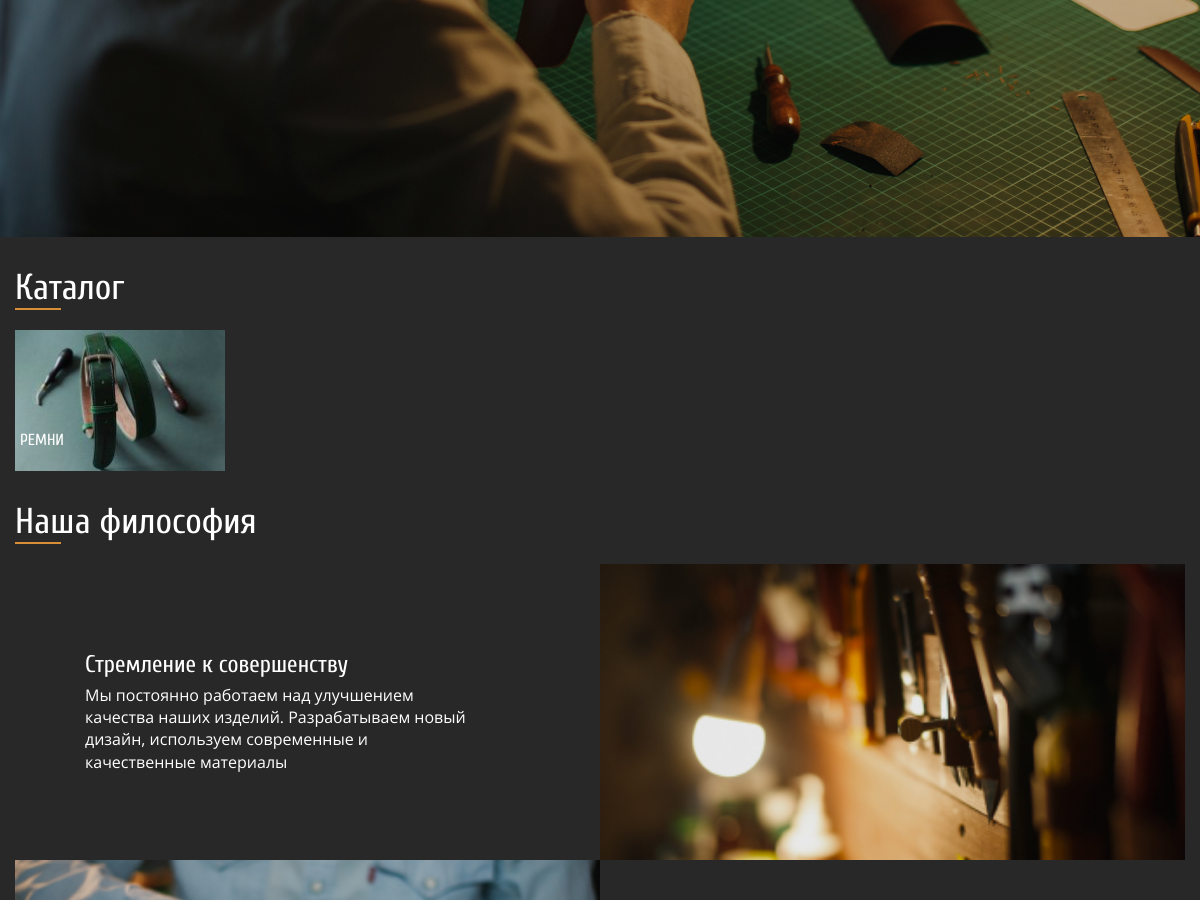
Before: / (middle part) with the older database file.
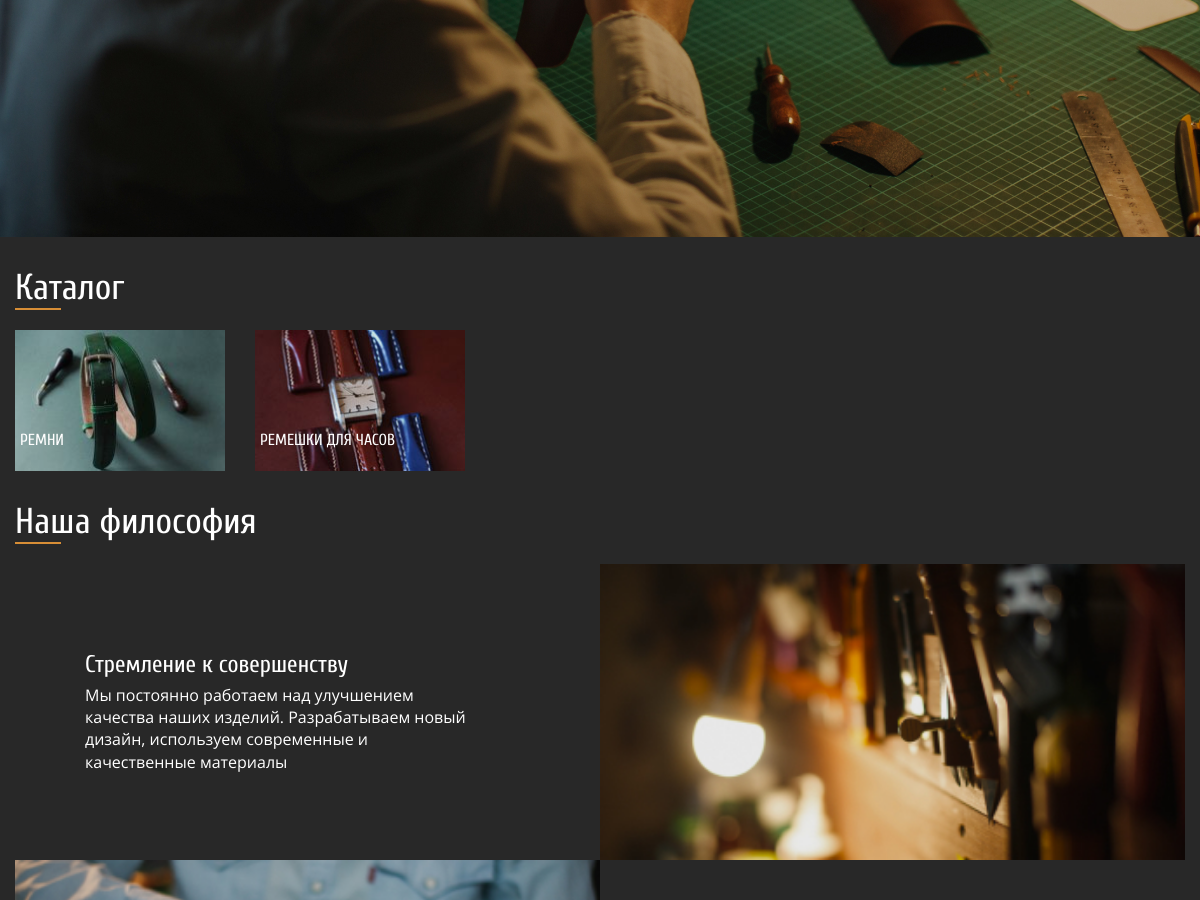
After: the same page with the newer database file.
### appProductItem/models.py (models this page shows, shortened)
class ProductCategory(models.Model):
    product_category_name = models.CharField(max_length=255, verbose_name='Категория товара')
    product_category_slug = models.SlugField(max_length=255, unique=True, db_index=True, verbose_name='URL')
    product_category_is_published = models.BooleanField(default=True, verbose_name='Разрешить публикацию категории')
    product_category_title= models.CharField(verbose_name='Заголовок страницы браузера (<title>)', max_length=80)
    product_category_description = models.TextField(verbose_name='Описание страницы SEO (description)', max_length=200)
    product_category_keywords = models.CharField(verbose_name='Ключевые слова SEO (keywordss)', max_length=255)
    product_category_h1 = models.CharField(verbose_name='Большой заголовок H1', max_length=255)
    product_category_h2 = models.CharField(verbose_name='Маленький заголовок H2', max_length=255)
    product_category_img_main = models.ImageField(upload_to='category_img/', verbose_name='Маленькая картинка для меню категории 208х139')
    product_category_img_mobile = models.ImageField(upload_to='category_img/', verbose_name='Картинка для стр. категории - мобльная версия 576х568')
    product_category_img_mobile_horizontal = models.ImageField(upload_to='category_img/', verbose_name='Картинка для стр. категории - мобльная версия 768х568')
    product_category_img_tablet = models.ImageField(upload_to='category_img/', verbose_name='Картинка для стр. категории - планшетная версия 1200х550')
    product_category_img_desktop = models.ImageField(upload_to='category_img/', verbose_name='Картинка для стр. категории - дексктопная версия 1440х760')
    def get_absolute_url(self):
        return reverse('category', kwargs={'productCategorySlug': self.product_category_slug})
    class Meta:
        verbose_name = "Категория товара"
        verbose_name_plural = "7. Категории товаров"

### appGetPages/views.py (the view)
# urls.py: path('', getPage.home_page, name='home'),
def home_page(request):
    prodItemsInGroups = getProdItemsInGroups()
    productGroupList = getProductsGroups()
    return render(request, './index.html', {
        'prodItemsInGroups' : prodItemsInGroups,
        'productGroupList' : productGroupList,
    })

### appProductItem/templatetags/get_categorys_tag.py (called while the page is built)
@register.simple_tag()
def getProductsCategorys():
    return ProductCategory.objects.filter(product_category_is_published = True)

### appProductItem/views.py (called while the page is built)
def getProductsGroups():
    return ProductGroup.objects.filter(product_group_is_published = True)

def getProdItemsInGroups():
    return (ProductItem
            .objects.select_related('product_group', 'product_category')
            .filter(
                Q(product_group__product_group_is_published = True)
                & Q(product_category__product_category_is_published = True)
                & Q(product_is_published = True)
                )
            )

### templates/index.html (shortened to what this page needs)
{% extends 'base.html' %}
{% load static %}
{% block mainContent %}
    {% include 'includes/header_big.html' %}
    {% load get_categorys_tag %}
    {% getProductsCategorys as  productCategoryList %}
    <section class="main">
        <div class="container">
            <div class="catalog">
                <div class="h2">
                    <h2 class="h2__title">Каталог</h2>
                    <span class="title-underline"></span>
                </div>
                <ul class="catalog__list">
                    {% for productCategory in productCategoryList %}
                    <li class="catalog-item">
                        <a href="{{ productCategory.get_absolute_url }}" class="catalog-item__link">
                            <img src="{{productCategory.product_category_img_main.url}}" alt="Ремни" class="catalog-item__img" />
                            <p class="catalog-item__p">{{productCategory.product_category_name}}</p>
                        </a>
                    </li>
                    {% endfor %}
                </ul>
            </div>
            <div class="philosophy">
                <div class="h2">
                    <h2 class="h2__title">Наша философия</h2>
                    <span class="title-underline"></span>
                </div>
                <div class="philosophy__list">
                    <div class="philosophy__item">
                        <img src="{% static 'img/tradition.jpg' %}" alt="" class="philosophy__item-img" />
                        <div class="philosophy__item-text-wrap">
                            <h3 class="philosophy__item-title">Стремление к совершенству</h3>
                            <p class="philosophy__item-p">
                                Мы постоянно работаем над улучшением качества наших изделий.
                                Разрабатываем новый дизайн, используем современные и качественные
                                материалы
                            </p>
                        </div>
                    </div>
                    <div class="philosophy__item">
                        <img src="{% static 'img/attention_to_detail.jpg' %}" alt="" class="philosophy__item-img" />
                    </div>
                </div>
            </div>
        </div>
    </section>
{% endblock %}

### templates/base.html (shortened to what this page needs)
<!DOCTYPE html>
{% load static %}
<html>
<head>
    <link rel="stylesheet" href="{% static 'css/fancybox4/fancybox4.css' %}">
    <link rel="stylesheet" href="{% static 'css/style.css' %}">
</head>
<body>
    {% block mainContent %}
    {% endblock %}
</body>
</html>

### templates/includes/header_big.html (shortened to what this page needs)
{% load static %}
{% load get_categorys_tag %}
<header class="header header_big header_background">
</header>

### templates/includes/footer.html (shortened to what this page needs)
{% load static %}

### qualitas/static/css/style.css (style rules this page uses)
html { line-height: 1.15; -webkit-text-size-adjust: 100%; }
body { margin: 0; }
a { background-color: transparent; }
img { border-style: none; }
body { font-family: 'OpenSans'; font-size: 12px; font-weight: 400; font-style: normal; background-color: #282828; color: #fff; margin: 0; }
h1, h2, h3, h4 { font-family: 'Cuprum'; font-weight: 400; font-style: normal; margin: 0; }
p { margin: 0; }
ul { margin: 0; padding: 0; }
.container { width: 100%; margin-left: auto; margin-right: auto; padding-left: 24px; padding-right: 24px; max-width: 575px; }
.main { min-height: calc(100vh - 820px); }
@media (min-width: 576px) { .main { min-height: calc(100vh - 824px); } }
@media (min-width: 576px) { .container { padding-left: 48px; padding-right: 48px; max-width: 768px; } }
@media (min-width: 768px) { .main { min-height: calc(100vh - 883px); } }
@media (min-width: 768px) { .container { max-width: 1200px; } }
@media (min-width: 1200px) { .main { min-height: calc(100vh - 893px); } }
@media (min-width: 1200px) { .container { padding-left: 15px; padding-right: 15px; } }
.header { background-repeat: no-repeat; background-position: center; background-size: cover; }
.header_big { height: 568px; }
@media (min-width: 768px) { .header_big { height: 550px; } }
@media (min-width: 1200px) { .header_big { height: 760px; } }
.h2 { display: flex; flex-direction: column; margin-top: 20px; margin-bottom: 10px; }
.h2__title { font-size: 26px; }
.title-underline { width: 34px; height: 2px; background-color: #d78e36; }
@media (min-width: 576px) { .h2 { margin-top: 30px; margin-bottom: 20px; } }
@media (min-width: 768px) { .h2__title { font-size: 30px; } }
@media (min-width: 1200px) { .h2__title { font-size: 36px; } }
@media (min-width: 1200px) { .title-underline { width: 46px; } }
.catalog__list { display: flex; flex-wrap: wrap; margin-left: -12px; margin-right: -12px; margin-bottom: -24px; }
.catalog-item { list-style: none; position: relative; padding-left: 12px; padding-right: 12px; margin-bottom: 24px; width: 50%; }
.catalog-item__link { overflow: hidden; display: block; text-decoration: none; color: #fff; }
.catalog-item__img { display: block; overflow: hidden; transition: 0.5s; width: 100%; filter: brightness(90%); }
.catalog-item__p { font-family: 'Cuprum'; width: calc(100% - 38px); text-transform: uppercase; font-size: 14px; margin: 0; position: absolute; top: calc(100% - 38px); left: 20px; }
@media (min-width: 576px) { .catalog-item { width: calc(100% / 3); } }
@media (min-width: 768px) { .catalog-item { width: calc(100% / 5); } }
@media (min-width: 768px) { .catalog-item__p { font-size: 16px; top: calc(100% - 40px); } }
@media (min-width: 1200px) { .catalog-item { padding-left: 15px; padding-right: 15px; margin-bottom: 30px; } }
@media (min-width: 1200px) { .catalog__list { margin-left: -15px; margin-right: -15px; margin-bottom: -30px; } }
.philosophy__item { width: 100%; position: relative; }
.philosophy__item-img { display: block; width: 100%; opacity: 0.4; }
.philosophy__item-text-wrap { width: 90%; position: absolute; top: 50%; left: 50%; transform: translate(-50%, -50%); }
.philosophy__item-title { margin: 0; font-size: 22px; }
.philosophy__item-p { margin: 0; font-size: 12px; line-height: 130%; margin-top: 5px; }
@media (min-width: 576px) { .philosophy__item { display: flex; align-items: center; } }
@media (min-width: 576px) { .philosophy__item:nth-child(odd) { flex-direction: row-reverse; } }
@media (min-width: 576px) { .philosophy__item-text-wrap { display: block; transform: none; position: static; width: 50%; padding-left: 7px; padding-right: 0px; } }
@media (min-width: 576px) { .philosophy__item-p { line-height: 120%; } }
@media (min-width: 576px) { .philosophy__item-img { display: block; width: 50%; opacity: 1; } }
@media (min-width: 768px) { .philosophy__item-text-wrap { padding-left: 30px; padding-right: 20px; } }
@media (min-width: 768px) { .philosophy__item-p { font-size: 14px; line-height: 140%; } }
@media (min-width: 1200px) { .philosophy__item-title { font-size: 24px; } }
@media (min-width: 1200px) { .philosophy__item-p { font-size: 16px; } }
@media (min-width: 1200px) { .philosophy__item-text-wrap { padding-left: 70px; padding-right: 130px; } }

Changed rows visible on the page:
added ProductCategory: product_category_img_main (picture), product_category_name "РЕМЕШКИ ДЛЯ ЧАСОВ"
